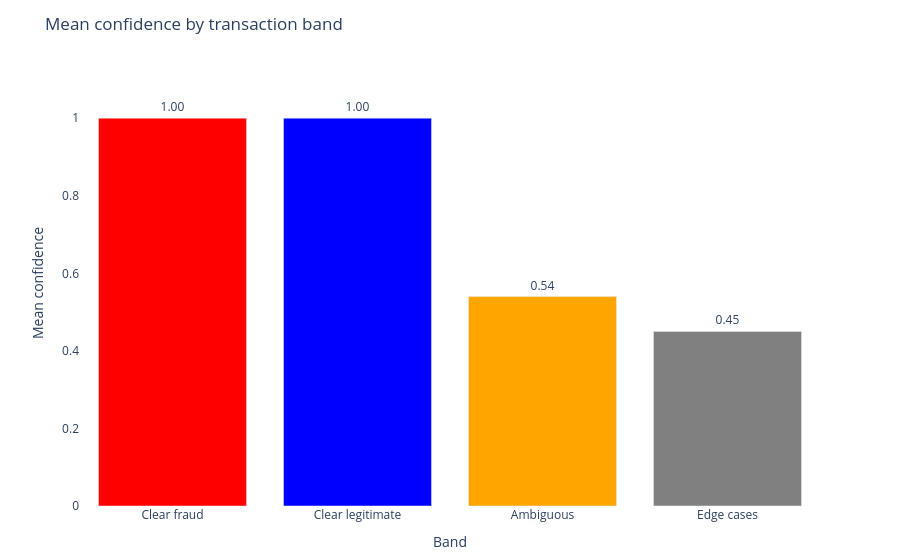

The cell this chart's notebook holds for it:
### Markdown cell above
## 7. Confidence by band

Clear fraud and clear legitimate transactions should produce the highest confidence. Ambiguous and edge cases should produce lower confidence where the signals are genuinely mixed.

### Code cell
band_order  = ["clear_fraud", "clear_legit", "ambiguous", "edge"]
band_labels = {
    "clear_fraud": "Clear fraud",
    "clear_legit": "Clear legitimate",
    "ambiguous":   "Ambiguous",
    "edge":        "Edge cases",
}

band_summary = (
    results_df
    .groupby("band")
    .agg(
        mean_confidence =("confidence", "mean"),
        count           =("id",         "count"),
        flagged         =("decision",   lambda x: (x == "Flag").sum()),
    )
    .reset_index()
)
band_summary["band"] = pd.Categorical(
    band_summary["band"], categories=band_order, ordered=True
)
band_summary = band_summary.sort_values("band")
band_summary["band_label"] = band_summary["band"].map(band_labels)
band_summary["mean_confidence"] = band_summary["mean_confidence"].round(2)

fig1 = go.Figure(go.Bar(
    x=band_summary["band_label"],
    y=band_summary["mean_confidence"],
    marker_color=["red", "blue", "orange", "grey"],
    text=[f"{v:.2f}" for v in band_summary["mean_confidence"]],
    textposition="outside",
))
fig1.update_layout(
    title="Mean confidence by transaction band",
    xaxis_title="Band",
    yaxis_title="Mean confidence",
    yaxis=dict(range=[0, 1.15]),
    plot_bgcolor="white",
    paper_bgcolor="white",
    font=dict(size=12),
    margin=dict(t=60, b=40),
)
fig1.show()

print()
print(band_summary[["band_label", "mean_confidence", "count", "flagged"]]
      .to_string(index=False))

### Figure 1 — Plotly figure (JSON) as saved in the notebook; plotly's stock layout.template omitted (floating-point values rounded to 4 significant figures)
{"data": [{"marker": {"color": ["red", "blue", "orange", "grey"]}, "text": ["1.00", "1.00", "0.54", "0.45"], "textposition": "outside", "type": "bar", "x": ["Clear fraud", "Clear legitimate", "Ambiguous", "Edge cases"], "y": [1.0, 1.0, 0.54, 0.45]}], "layout": {"font": {"size": 12}, "margin": {"b": 40, "t": 60}, "paper_bgcolor": "white", "plot_bgcolor": "white", "title": {"text": "Mean confidence by transaction band"}, "xaxis": {"title": {"text": "Band"}}, "yaxis": {"range": [0, 1.15], "title": {"text": "Mean confidence"}}}}
